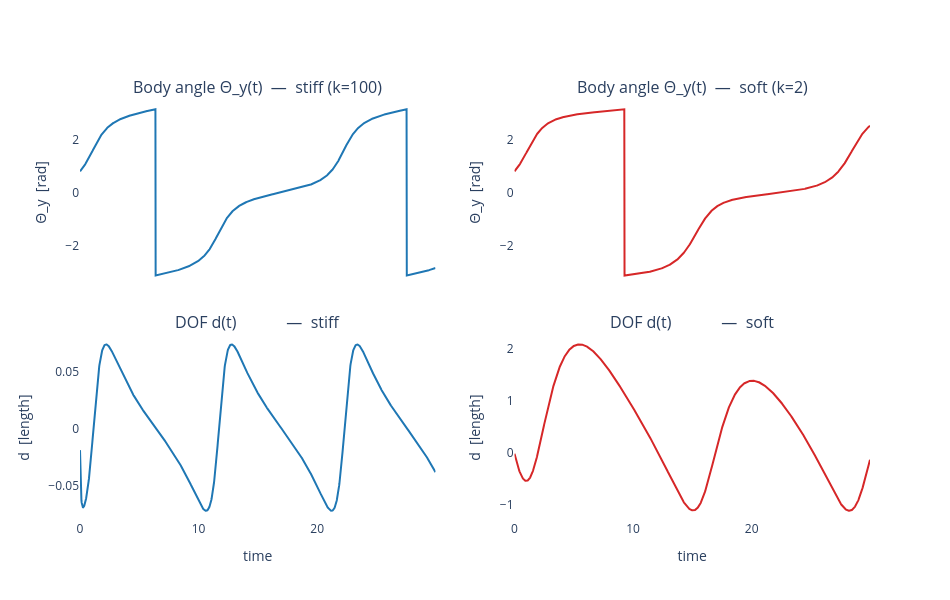

The cell this chart's notebook holds for it:
### Markdown cell above
## Compare orbits

Top row: body orientation around $\boldsymbol{E}_2$ over time. Both trajectories
tumble at the Jeffery rate; the soft body lags slightly because the
flexible bond spends part of the strain work on stretching instead of
rotation.

Bottom row: the stretching DOF `d(t)`. The stiff body's DOF stays close
to zero, while the soft body's DOF oscillates at twice the tumbling
frequency — extension when the body axis aligns with the extensional
axis of the strain, compression when it aligns with the compressive
axis.

### Code cell
t = np.arange(n_steps) * dt

fig = make_subplots(
    rows=2, cols=2,
    subplot_titles=(
        "Body angle Θ_y(t)  —  stiff (k=100)",
        "Body angle Θ_y(t)  —  soft (k=2)",
        "DOF d(t)            —  stiff",
        "DOF d(t)            —  soft",
    ),
    shared_xaxes=True,
    vertical_spacing=0.12,
    horizontal_spacing=0.10,
)
fig.add_trace(go.Scatter(x=t, y=np.asarray(ori_s[:, 1]), mode="lines",
                         line=dict(color="#1f77b4"), showlegend=False), row=1, col=1)
fig.add_trace(go.Scatter(x=t, y=np.asarray(ori_f[:, 1]), mode="lines",
                         line=dict(color="#d62728"), showlegend=False), row=1, col=2)
fig.add_trace(go.Scatter(x=t, y=np.asarray(dofs_s[:, 0]), mode="lines",
                         line=dict(color="#1f77b4"), showlegend=False), row=2, col=1)
fig.add_trace(go.Scatter(x=t, y=np.asarray(dofs_f[:, 0]), mode="lines",
                         line=dict(color="#d62728"), showlegend=False), row=2, col=2)
for col in (1, 2):
    fig.update_xaxes(title_text="time", row=2, col=col)
fig.update_yaxes(title_text="Θ_y  [rad]", row=1, col=1)
fig.update_yaxes(title_text="Θ_y  [rad]", row=1, col=2)
fig.update_yaxes(title_text="d  [length]", row=2, col=1)
fig.update_yaxes(title_text="d  [length]", row=2, col=2)
fig.update_layout(width=950, height=600, plot_bgcolor="white")
fig.show()

### Figure 1 — Plotly figure (JSON) as saved in the notebook; plotly's stock layout.template omitted (floating-point values rounded to 4 significant figures; data arrays with more than 128 entries replaced by an {"elided": "..."} marker saying what was removed)
{"data": [{"line": {"color": "#1f77b4"}, "mode": "lines", "showlegend": false, "type": "scatter", "x": {"elided": "1500 float values"}, "xaxis": "x", "y": {"elided": "1500 float values"}, "yaxis": "y"}, {"line": {"color": "#d62728"}, "mode": "lines", "showlegend": false, "type": "scatter", "x": {"elided": "1500 float values"}, "xaxis": "x2", "y": {"elided": "1500 float values"}, "yaxis": "y2"}, {"line": {"color": "#1f77b4"}, "mode": "lines", "showlegend": false, "type": "scatter", "x": {"elided": "1500 float values"}, "xaxis": "x3", "y": {"elided": "1500 float values"}, "yaxis": "y3"}, {"line": {"color": "#d62728"}, "mode": "lines", "showlegend": false, "type": "scatter", "x": {"elided": "1500 float values"}, "xaxis": "x4", "y": {"elided": "1500 float values"}, "yaxis": "y4"}], "layout": {"annotations": [{"font": {"size": 16}, "showarrow": false, "text": "Body angle Θ_y(t)  —  stiff (k=100)", "x": 0.225, "xanchor": "center", "xref": "paper", "y": 1.0, "yanchor": "bottom", "yref": "paper"}, {"font": {"size": 16}, "showarrow": false, "text": "Body angle Θ_y(t)  —  soft (k=2)", "x": 0.775, "xanchor": "center", "xref": "paper", "y": 1.0, "yanchor": "bottom", "yref": "paper"}, {"font": {"size": 16}, "showarrow": false, "text": "DOF d(t)            —  stiff", "x": 0.225, "xanchor": "center", "xref": "paper", "y": 0.44, "yanchor": "bottom", "yref": "paper"}, {"font": {"size": 16}, "showarrow": false, "text": "DOF d(t)            —  soft", "x": 0.775, "xanchor": "center", "xref": "paper", "y": 0.44, "yanchor": "bottom", "yref": "paper"}], "height": 600, "plot_bgcolor": "white", "width": 950, "xaxis": {"anchor": "y", "domain": [0.0, 0.45], "matches": "x3", "showticklabels": false}, "xaxis2": {"anchor": "y2", "domain": [0.55, 1.0], "matches": "x4", "showticklabels": false}, "xaxis3": {"anchor": "y3", "domain": [0.0, 0.45], "title": {"text": "time"}}, "xaxis4": {"anchor": "y4", "domain": [0.55, 1.0], "title": {"text": "time"}}, "yaxis": {"anchor": "x", "domain": [0.56, 1.0], "title": {"text": "Θ_y  [rad]"}}, "yaxis2": {"anchor": "x2", "domain": [0.56, 1.0], "title": {"text": "Θ_y  [rad]"}}, "yaxis3": {"anchor": "x3", "domain": [0.0, 0.44], "title": {"text": "d  [length]"}}, "yaxis4": {"anchor": "x4", "domain": [0.0, 0.44], "title": {"text": "d  [length]"}}}}
